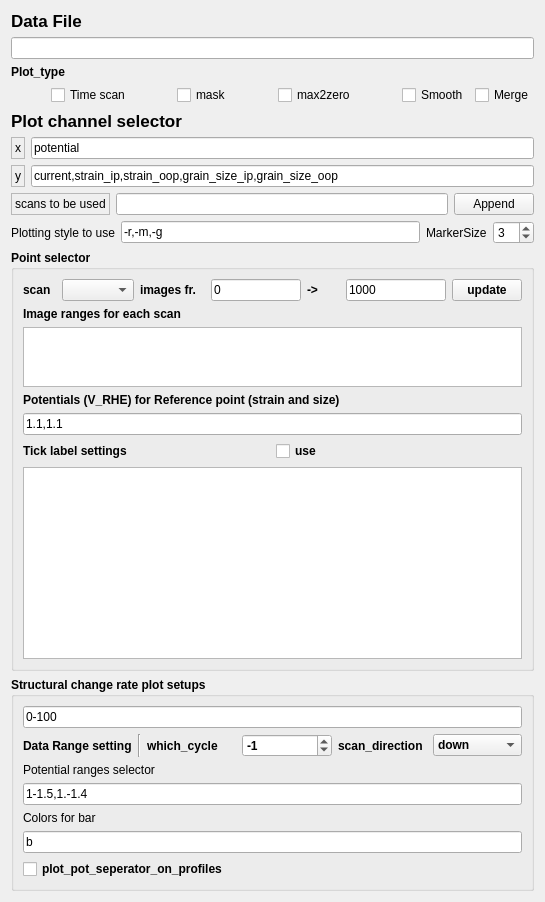
          <widget class="QWidget" name="tab_3">
           <attribute name="title">
            <string>Basic setup</string>
           </attribute>
           <layout class="QVBoxLayout" name="verticalLayout_5">
            <item>
             <widget class="QLabel" name="label">
              <property name="sizePolicy">
               <sizepolicy hsizetype="Fixed" vsizetype="Fixed">
                <horstretch>0</horstretch>
                <verstretch>0</verstretch>
               </sizepolicy>
              </property>
              <property name="font">
               <font>
                <pointsize>13</pointsize>
                <weight>75</weight>
                <bold>true</bold>
               </font>
              </property>
              <property name="text">
               <string>Data File</string>
              </property>
             </widget>
            </item>
            <item>
             <widget class="QLineEdit" name="lineEdit_data_file">
              <property name="sizePolicy">
               <sizepolicy hsizetype="Expanding" vsizetype="Fixed">
                <horstretch>0</horstretch>
                <verstretch>0</verstretch>
               </sizepolicy>
              </property>
              <property name="maximumSize">
               <size>
                <width>4000</width>
                <height>16777215</height>
               </size>
              </property>
             </widget>
            </item>
            <item>
             <widget class="QLabel" name="label_10">
              <property name="font">
               <font>
                <weight>75</weight>
                <bold>true</bold>
               </font>
              </property>
              <property name="text">
               <string>Plot_type</string>
              </property>
             </widget>
            </item>
            <item>
             <layout class="QHBoxLayout" name="horizontalLayout_7">
              <item>
               <spacer name="horizontalSpacer_4">
                <property name="orientation">
                 <enum>Qt::Horizontal</enum>
                </property>
                <property name="sizeHint" stdset="0">
                 <size>
                  <width>40</width>
                  <height>20</height>
                 </size>
                </property>
               </spacer>
              </item>
              <item>
               <widget class="QCheckBox" name="checkBox_time_scan">
                <property name="text">
                 <string>Time scan</string>
                </property>
               </widget>
              </item>
              <item>
               <spacer name="horizontalSpacer_3">
                <property name="orientation">
                 <enum>Qt::Horizontal</enum>
                </property>
                <property name="sizeHint" stdset="0">
                 <size>
                  <width>40</width>
                  <height>20</height>
                 </size>
                </property>
               </spacer>
              </item>
              <item>
               <widget class="QCheckBox" name="checkBox_mask">
                <property name="text">
                 <string>mask</string>
                </property>
               </widget>
              </item>
              <item>
               <spacer name="horizontalSpacer_2">
                <property name="orientation">
                 <enum>Qt::Horizontal</enum>
                </property>
                <property name="sizeHint" stdset="0">
                 <size>
                  <width>40</width>
                  <height>20</height>
                 </size>
                </property>
               </spacer>
              </item>
              <item>
               <widget class="QCheckBox" name="checkBox_max">
                <property name="text">
                 <string>max2zero</string>
                </property>
               </widget>
              </item>
              <item>
               <spacer name="horizontalSpacer">
                <property name="orientation">
                 <enum>Qt::Horizontal</enum>
                </property>
                <property name="sizeHint" stdset="0">
                 <size>
                  <width>40</width>
                  <height>20</height>
                 </size>
                </property>
               </spacer>
              </item>
              <item>
               <widget class="QCheckBox" name="checkBox_show_smoothed_curve">
                <property name="text">
                 <string>Smooth</string>
                </property>
               </widget>
              </item>
              <item>
               <widget class="QCheckBox" name="checkBox_merge">
                <property name="text">
                 <string>Merge</string>
                </property>
               </widget>
              </item>
             </layout>
            </item>
            <item>
             <widget class="QLabel" name="label_9">
              <property name="font">
               <font>
                <pointsize>13</pointsize>
                <weight>75</weight>
                <bold>true</bold>
               </font>
              </property>
              <property name="text">
               <string>Plot channel selector</string>
              </property>
             </widget>
            </item>
            <item>
             <layout class="QHBoxLayout" name="horizontalLayout_15">
              <item>
               <widget class="QLabel" name="label_4">
                <property name="frameShape">
                 <enum>QFrame::StyledPanel</enum>
                </property>
                <property name="text">
                 <string>x</string>
                </property>
               </widget>
              </item>
              <item>
               <widget class="QLineEdit" name="lineEdit_x">
                <property name="text">
                 <string>potential</string>
                </property>
               </widget>
              </item>
             </layout>
            </item>
            <item>
             <layout class="QHBoxLayout" name="horizontalLayout_16">
              <item>
               <widget class="QLabel" name="label_5">
                <property name="frameShape">
                 <enum>QFrame::StyledPanel</enum>
                </property>
                <property name="text">
                 <string>y</string>
                </property>
               </widget>
              </item>
              <item>
               <widget class="QLineEdit" name="lineEdit_y">
                <property name="text">
                 <string>current,strain_ip,strain_oop,grain_size_ip,grain_size_oop</string>
                </property>
               </widget>
              </item>
             </layout>
            </item>
            <item>
             <layout class="QHBoxLayout" name="horizontalLayout_12">
              <item>
               <widget class="QLabel" name="label_23">
                <property name="font">
                 <font>
                  <weight>50</weight>
                  <bold>false</bold>
                 </font>
                </property>
                <property name="frameShape">
                 <enum>QFrame::StyledPanel</enum>
                </property>
                <property name="text">
                 <string>scans to be used</string>
                </property>
               </widget>
              </item>
              <item>
               <widget class="QLineEdit" name="scan_numbers_append">
                <property name="text">
                 <string/>
                </property>
               </widget>
              </item>
              <item>
               <widget class="QPushButton" name="PushButton_append_scans">
                <property name="text">
                 <string>Append</string>
                </property>
               </widget>
              </item>
             </layout>
            </item>
            <item>
             <layout class="QHBoxLayout" name="horizontalLayout_8">
              <item>
               <widget class="QLabel" name="label_12">
                <property name="text">
                 <string>Plotting style to use</string>
                </property>
               </widget>
              </item>
              <item>
               <widget class="QLineEdit" name="lineEdit_fmt">
                <property name="text">
                 <string>-r,-m,-g</string>
                </property>
               </widget>
              </item>
              <item>
               <widget class="QLabel" name="label_36">
                <property name="text">
                 <string>MarkerSize</string>
                </property>
               </widget>
              </item>
              <item>
               <widget class="QSpinBox" name="spinBox_marker_size">
                <property name="minimum">
                 <number>1</number>
                </property>
                <property name="value">
                 <number>3</number>
                </property>
               </widget>
              </item>
             </layout>
            </item>
            <item>
             <widget class="QGroupBox" name="groupBox_2">
              <property name="font">
               <font>
                <weight>75</weight>
                <bold>true</bold>
               </font>
              </property>
              <property name="title">
               <string>Point selector</string>
              </property>
              <layout class="QVBoxLayout" name="verticalLayout_3">
               <item>
                <layout class="QHBoxLayout" name="horizontalLayout_5">
                 <item>
                  <widget class="QLabel" name="label_3">
                   <property name="text">
                    <string>scan</string>
                   </property>
                  </widget>
                 </item>
                 <item>
                  <widget class="QComboBox" name="comboBox_scans">
                   <property name="sizePolicy">
                    <sizepolicy hsizetype="Maximum" vsizetype="Fixed">
                     <horstretch>0</horstretch>
                     <verstretch>0</verstretch>
                    </sizepolicy>
                   </property>
                   <property name="maximumSize">
                    <size>
                     <width>80</width>
                     <height>16777215</height>
                    </size>
                   </property>
                   <property name="font">
                    <font>
                     <weight>50</weight>
                     <bold>false</bold>
                    </font>
                   </property>
                  </widget>
                 </item>
                 <item>
                  <widget class="QLabel" name="label_6">
                   <property name="sizePolicy">
                    <sizepolicy hsizetype="Maximum" vsizetype="Preferred">
                     <horstretch>0</horstretch>
                     <verstretch>0</verstretch>
                    </sizepolicy>
                   </property>
                   <property name="minimumSize">
                    <size>
                     <width>65</width>
                     <height>0</height>
                    </size>
                   </property>
                   <property name="text">
                    <string>images fr.</string>
                   </property>
                  </widget>
                 </item>
                 <item>
                  <widget class="QLineEdit" name="lineEdit_img_range_left">
                   <property name="maximumSize">
                    <size>
                     <width>90</width>
                     <height>16777215</height>
                    </size>
                   </property>
                   <property name="font">
                    <font>
                     <weight>50</weight>
                     <bold>false</bold>
                    </font>
                   </property>
                   <property name="text">
                    <string>0</string>
                   </property>
                  </widget>
                 </item>
                 <item>
                  <widget class="QLabel" name="label_13">
                   <property name="minimumSize">
                    <size>
                     <width>20</width>
                     <height>0</height>
                    </size>
                   </property>
                   <property name="text">
                    <string>-&gt;</string>
                   </property>
                  </widget>
                 </item>
                 <item>
                  <widget class="QLineEdit" name="lineEdit_img_range_right">
                   <property name="maximumSize">
                    <size>
                     <width>100</width>
                     <height>16777215</height>
                    </size>
                   </property>
                   <property name="font">
                    <font>
                     <weight>50</weight>
                     <bold>false</bold>
                    </font>
                   </property>
                   <property name="text">
                    <string>1000</string>
                   </property>
                  </widget>
                 </item>
                 <item>
                  <widget class="QPushButton" name="pushButton_update">
                   <property name="sizePolicy">
                    <sizepolicy hsizetype="Fixed" vsizetype="Fixed">
                     <horstretch>0</horstretch>
                     <verstretch>0</verstretch>
                    </sizepolicy>
                   </property>
                   <property name="maximumSize">
                    <size>
                     <width>70</width>
                     <height>16777215</height>
                    </size>
                   </property>
                   <property name="text">
                    <string>update</string>
                   </property>
                  </widget>
                 </item>
                </layout>
               </item>
               <item>
                <widget class="QLabel" name="label_15">
                 <property name="text">
                  <string>Image ranges for each scan</string>
                 </property>
                </widget>
               </item>
               <item>
                <widget class="QPlainTextEdit" name="plainTextEdit_img_range">
                 <property name="sizePolicy">
                  <sizepolicy hsizetype="Expanding" vsizetype="Maximum">
                   <horstretch>0</horstretch>
                   <verstretch>0</verstretch>
                  </sizepolicy>
                 </property>
                 <property name="maximumSize">
                  <size>
                   <width>16777215</width>
                   <height>60</height>
                  </size>
                 </property>
                 <property name="font">
                  <font>
                   <weight>50</weight>
                   <bold>false</bold>
                  </font>
                 </property>
                </widget>
               </item>
               <item>
                <widget class="QLabel" name="label_30">
                 <property name="font">
                  <font>
                   <weight>75</weight>
                   <bold>true</bold>
                  </font>
                 </property>
                 <property name="text">
                  <string>Potentials (V_RHE) for Reference point (strain and size)</string>
                 </property>
                </widget>
               </item>
               <item>
                <widget class="QLineEdit" name="lineEdit_reference_potential">
                 <property name="font">
                  <font>
                   <weight>50</weight>
                   <bold>false</bold>
                  </font>
                 </property>
                 <property name="text">
                  <string>1.1,1.1</string>
                 </property>
                </widget>
               </item>
               <item>
                <layout class="QHBoxLayout" name="horizontalLayout_21">
                 <item>
                  <widget class="QLabel" name="label_29">
                   <property name="font">
                    <font>
                     <weight>75</weight>
                     <bold>true</bold>
                    </font>
                   </property>
                   <property name="text">
                    <string>Tick label settings</string>
                   </property>
                  </widget>
                 </item>
                 <item>
                  <widget class="QCheckBox" name="checkBox_use">
                   <property name="text">
                    <string>use</string>
                   </property>
                  </widget>
                 </item>
                </layout>
               </item>
               <item>
                <widget class="QTableView" name="tableView_ax_format">
                 <property name="font">
                  <font>
                   <pointsize>12</pointsize>
                  </font>
                 </property>
                </widget>
               </item>
              </layout>
             </widget>
            </item>
            <item>
             <widget class="QGroupBox" name="groupBox">
              <property name="sizePolicy">
               <sizepolicy hsizetype="Preferred" vsizetype="Expanding">
                <horstretch>0</horstretch>
                <verstretch>0</verstretch>
               </sizepolicy>
              </property>
              <property name="font">
               <font>
                <weight>75</weight>
                <bold>true</bold>
               </font>
              </property>
              <property name="title">
               <string>Structural change rate plot setups</string>
              </property>
              <layout class="QVBoxLayout" name="verticalLayout_2">
               <item>
                <widget class="QLineEdit" name="lineEdit_data_range">
                 <property name="sizePolicy">
                  <sizepolicy hsizetype="Expanding" vsizetype="Expanding">
                   <horstretch>0</horstretch>
                   <verstretch>0</verstretch>
                  </sizepolicy>
                 </property>
                 <property name="font">
                  <font>
                   <weight>50</weight>
                   <bold>false</bold>
                  </font>
                 </property>
                 <property name="text">
                  <string>0-100</string>
                 </property>
                </widget>
               </item>
               <item>
                <layout class="QHBoxLayout" name="horizontalLayout_28">
                 <item>
                  <widget class="QLabel" name="label_8">
                   <property name="font">
                    <font>
                     <weight>75</weight>
                     <italic>false</italic>
                     <bold>true</bold>
                    </font>
                   </property>
                   <property name="text">
                    <string>Data Range setting</string>
                   </property>
                  </widget>
                 </item>
                 <item>
                  <widget class="Line" name="line_4">
                   <property name="orientation">
                    <enum>Qt::Vertical</enum>
                   </property>
                  </widget>
                 </item>
                 <item>
                  <widget class="QLabel" name="label_48">
                   <property name="text">
                    <string>which_cycle</string>
                   </property>
                  </widget>
                 </item>
                 <item>
                  <widget class="QSpinBox" name="spinBox_cycle">
                   <property name="minimum">
                    <number>-5</number>
                   </property>
                   <property name="maximum">
                    <number>5</number>
                   </property>
                   <property name="value">
                    <number>-1</number>
                   </property>
                  </widget>
                 </item>
                 <item>
                  <widget class="QLabel" name="label_51">
                   <property name="text">
                    <string>scan_direction</string>
                   </property>
                  </widget>
                 </item>
                 <item>
                  <widget class="QComboBox" name="comboBox_scan_dir">
                   <item>
                    <property name="text">
                     <string>down</string>
                    </property>
                   </item>
                   <item>
                    <property name="text">
                     <string>up</string>
                    </property>
                   </item>
                  </widget>
                 </item>
                </layout>
               </item>
               <item>
                <widget class="QLabel" name="label_7">
                 <property name="font">
                  <font>
                   <weight>50</weight>
                   <bold>false</bold>
                  </font>
                 </property>
                 <property name="text">
                  <string>Potential ranges selector</string>
                 </property>
                </widget>
               </item>
               <item>
                <widget class="QLineEdit" name="lineEdit_potential_range">
                 <property name="sizePolicy">
                  <sizepolicy hsizetype="Expanding" vsizetype="Expanding">
                   <horstretch>0</horstretch>
                   <verstretch>0</verstretch>
                  </sizepolicy>
                 </property>
                 <property name="font">
                  <font>
                   <weight>50</weight>
                   <bold>false</bold>
                  </font>
                 </property>
                 <property name="text">
                  <string>1-1.5,1.-1.4</string>
                 </property>
                </widget>
               </item>
               <item>
                <widget class="QLabel" name="label_14">
                 <property name="sizePolicy">
                  <sizepolicy hsizetype="Fixed" vsizetype="Preferred">
                   <horstretch>0</horstretch>
                   <verstretch>0</verstretch>
                  </sizepolicy>
                 </property>
                 <property name="font">
                  <font>
                   <weight>50</weight>
                   <bold>false</bold>
                  </font>
                 </property>
                 <property name="text">
                  <string>Colors for bar</string>
                 </property>
                </widget>
               </item>
               <item>
                <widget class="QLineEdit" name="lineEdit_colors_bar">
                 <property name="sizePolicy">
                  <sizepolicy hsizetype="Expanding" vsizetype="Expanding">
                   <horstretch>0</horstretch>
                   <verstretch>0</verstretch>
                  </sizepolicy>
                 </property>
                 <property name="font">
                  <font>
                   <weight>50</weight>
                   <bold>false</bold>
                  </font>
                 </property>
                 <property name="text">
                  <string>b</string>
                 </property>
                </widget>
               </item>
               <item>
                <widget class="QCheckBox" name="checkBox_show_marker">
                 <property name="text">
                  <string>plot_pot_seperator_on_profiles</string>
                 </property>
                </widget>
               </item>
              </layout>
             </widget>
            </item>
           </layout>
          </widget>
